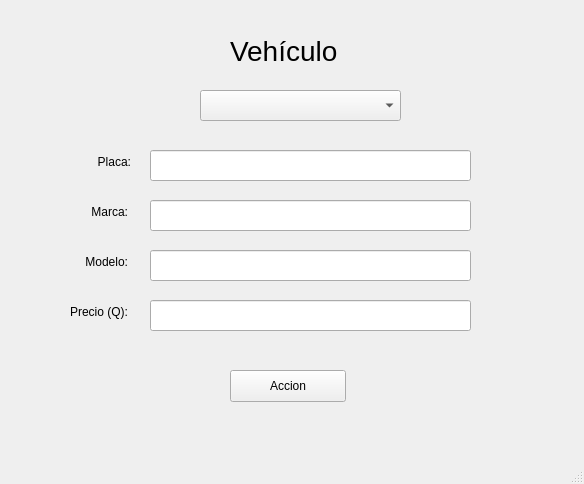
<?xml version="1.0" encoding="UTF-8"?>
<ui version="4.0">
 <class>VehiculoWindow</class>
 <widget class="QMainWindow" name="VehiculoWindow">
  <property name="geometry">
   <rect>
    <x>0</x>
    <y>0</y>
    <width>584</width>
    <height>484</height>
   </rect>
  </property>
  <property name="windowTitle">
   <string>VehiculoWindow</string>
  </property>
  <widget class="QWidget" name="centralwidget">
   <widget class="QLabel" name="act_label">
    <property name="geometry">
     <rect>
      <x>230</x>
      <y>20</y>
      <width>141</width>
      <height>61</height>
     </rect>
    </property>
    <property name="font">
     <font>
      <family>Ubuntu</family>
      <pointsize>21</pointsize>
     </font>
    </property>
    <property name="text">
     <string>Vehículo</string>
    </property>
   </widget>
   <widget class="QLineEdit" name="lineEdit_placa">
    <property name="geometry">
     <rect>
      <x>150</x>
      <y>150</y>
      <width>321</width>
      <height>31</height>
     </rect>
    </property>
   </widget>
   <widget class="QLineEdit" name="lineEdit_marca">
    <property name="geometry">
     <rect>
      <x>150</x>
      <y>200</y>
      <width>321</width>
      <height>31</height>
     </rect>
    </property>
   </widget>
   <widget class="QLabel" name="label">
    <property name="geometry">
     <rect>
      <x>50</x>
      <y>150</y>
      <width>81</width>
      <height>23</height>
     </rect>
    </property>
    <property name="text">
     <string>Placa:</string>
    </property>
    <property name="alignment">
     <set>Qt::AlignRight|Qt::AlignTrailing|Qt::AlignVCenter</set>
    </property>
   </widget>
   <widget class="QComboBox" name="comboBox_buscar">
    <property name="geometry">
     <rect>
      <x>200</x>
      <y>90</y>
      <width>201</width>
      <height>31</height>
     </rect>
    </property>
    <property name="currentText">
     <string/>
    </property>
   </widget>
   <widget class="QLabel" name="label_3">
    <property name="geometry">
     <rect>
      <x>40</x>
      <y>250</y>
      <width>88</width>
      <height>23</height>
     </rect>
    </property>
    <property name="text">
     <string>Modelo:</string>
    </property>
    <property name="alignment">
     <set>Qt::AlignRight|Qt::AlignTrailing|Qt::AlignVCenter</set>
    </property>
   </widget>
   <widget class="QLineEdit" name="lineEdit_modelo">
    <property name="geometry">
     <rect>
      <x>150</x>
      <y>250</y>
      <width>321</width>
      <height>31</height>
     </rect>
    </property>
   </widget>
   <widget class="QLabel" name="label_2">
    <property name="geometry">
     <rect>
      <x>40</x>
      <y>200</y>
      <width>88</width>
      <height>23</height>
     </rect>
    </property>
    <property name="text">
     <string>Marca:</string>
    </property>
    <property name="alignment">
     <set>Qt::AlignRight|Qt::AlignTrailing|Qt::AlignVCenter</set>
    </property>
   </widget>
   <widget class="QLabel" name="label_4">
    <property name="geometry">
     <rect>
      <x>27</x>
      <y>300</y>
      <width>101</width>
      <height>23</height>
     </rect>
    </property>
    <property name="text">
     <string>Precio (Q):</string>
    </property>
    <property name="alignment">
     <set>Qt::AlignRight|Qt::AlignTrailing|Qt::AlignVCenter</set>
    </property>
   </widget>
   <widget class="QLineEdit" name="lineEdit_precio">
    <property name="geometry">
     <rect>
      <x>150</x>
      <y>300</y>
      <width>321</width>
      <height>31</height>
     </rect>
    </property>
   </widget>
   <widget class="QPushButton" name="pushButton_accion">
    <property name="geometry">
     <rect>
      <x>230</x>
      <y>370</y>
      <width>116</width>
      <height>32</height>
     </rect>
    </property>
    <property name="text">
     <string>Accion</string>
    </property>
   </widget>
  </widget>
  <widget class="QMenuBar" name="menubar">
   <property name="geometry">
    <rect>
     <x>0</x>
     <y>0</y>
     <width>584</width>
     <height>28</height>
    </rect>
   </property>
  </widget>
  <widget class="QStatusBar" name="statusbar"/>
 </widget>
 <resources/>
 <connections/>
</ui>
